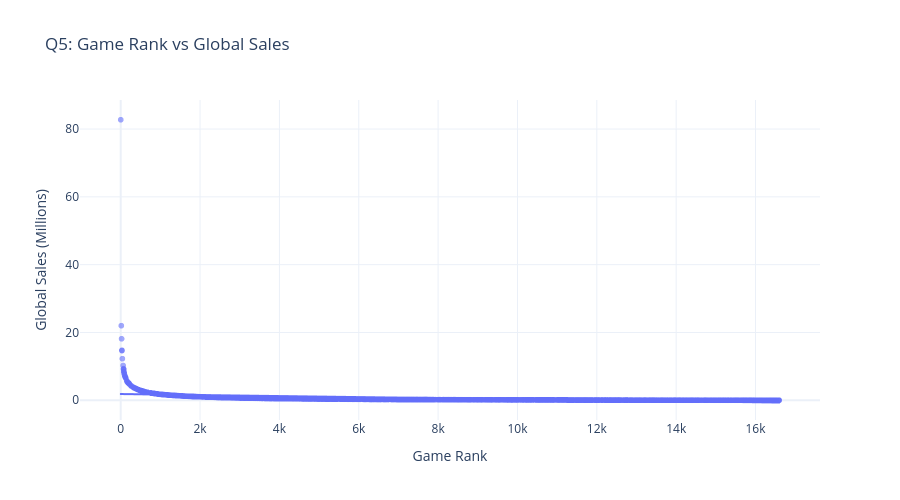

The code cell stored with this chart in its notebook:
### Markdown cell above
## Question 5: Do High-Ranked Games Always Sell More?

### Code cell
# Q5: Rank vs Sales Correlation
correlation = df['Rank'].corr(df['Global_Sales'])
print(f'Rank vs Global Sales Correlation: {correlation:.4f}')

fig = px.scatter(df.sample(n=min(2000, len(df))), x='Rank', y='Global_Sales',
                 title='Q5: Game Rank vs Global Sales',
                 labels={'Rank': 'Game Rank', 'Global_Sales': 'Global Sales (Millions)'},
                 trendline='ols', opacity=0.6)
fig.update_layout(height=500, template='plotly_white')
fig.show()

plt.figure(figsize=(14, 6))
plt.scatter(df['Rank'], df['Global_Sales'], alpha=0.5, s=30, color='steelblue', edgecolor='black', linewidth=0.5)
z = np.polyfit(df['Rank'], df['Global_Sales'], 1)
p = np.poly1d(z)
plt.plot(df['Rank'].sort_values(), p(df['Rank'].sort_values()), 'r--', linewidth=2, label='Trend Line')
plt.title('Rank vs Global Sales Relationship', fontsize=14, fontweight='bold')
plt.xlabel('Rank (1 = Best)', fontsize=12)
plt.ylabel('Global Sales (Millions)', fontsize=12)
plt.legend()
plt.grid(True, alpha=0.3)
plt.tight_layout()
plt.savefig('rank_vs_sales.png', dpi=300, bbox_inches='tight')
plt.show()

top_10 = df.head(10)[['Rank', 'Name', 'Global_Sales', 'Genre']]
print('\nTop 10 Best-Selling Games:')
print(top_10.to_string(index=False))

print('\nInsight: Strong negative correlation - higher ranked games generally sell more!')

### Figure 1 — Plotly figure (JSON) as saved in the notebook; plotly's stock layout.template omitted (floating-point values rounded to 4 significant figures; data arrays with more than 128 entries replaced by an {"elided": "..."} marker saying what was removed)
{"data": [{"hovertemplate": "Game Rank=%{x}<br>Global Sales (Millions)=%{y}<extra></extra>", "legendgroup": "", "marker": {"color": "#636efa", "opacity": 0.6, "symbol": "circle"}, "mode": "markers", "name": "", "showlegend": false, "type": "scattergl", "x": {"elided": "2000 int values"}, "xaxis": "x", "y": {"elided": "2000 float values"}, "yaxis": "y"}, {"hovertemplate": "<b>OLS trendline</b><br>Global_Sales = -0.000151352 * Rank + 1.85017<br>R<sup>2</sup>=0.107509<br><br>Game Rank=%{x}<br>Global Sales (Millions)=%{y} <b>(trend)</b><extra></extra>", "legendgroup": "", "marker": {"color": "#636efa", "symbol": "circle"}, "mode": "lines", "name": "", "showlegend": false, "type": "scattergl", "x": {"elided": "2000 int values"}, "xaxis": "x", "y": {"elided": "2000 float values"}, "yaxis": "y"}], "layout": {"height": 500, "legend": {"tracegroupgap": 0}, "title": {"text": "Q5: Game Rank vs Global Sales"}, "xaxis": {"anchor": "y", "domain": [0, 1], "title": {"text": "Game Rank"}}, "yaxis": {"anchor": "x", "domain": [0, 1], "title": {"text": "Global Sales (Millions)"}}}}
